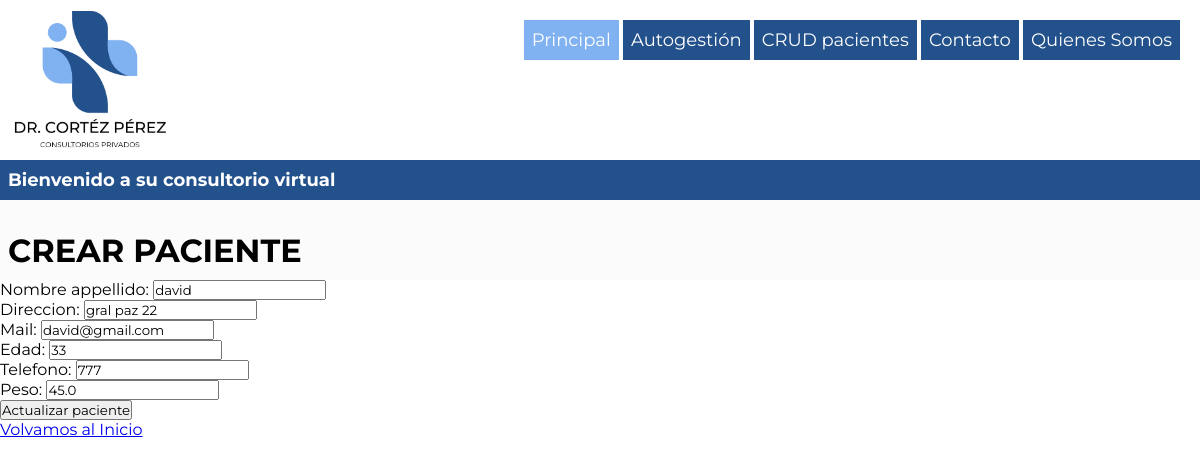
The page /paciente/4/update/ on the database its author committed.
### app_consultorio/models.py (models this page shows, shortened)
class Paciente(Model):
    nombre_appellido  =  models.CharField(max_length=100,default="Desconocido")
    direccion  =  models.CharField(max_length=100)
    mail  =  models.EmailField(blank=False,null=False,default="no_email_contact@gmail.com")
    edad  = models.PositiveSmallIntegerField(blank=False,null=False)
    telefono  =  models.CharField(max_length=20)
    peso  = models.FloatField(blank=True, null=True)
    alta_paciente  = models.DateField(auto_now=True)
    class Meta:
        db_table = "consultorio_del_Dr"

### app_consultorio/views.py (the view)
# urls.py: path("<int:pk>/update/", PacienteUpdateView.as_view(), name="update"),
class PacienteUpdateView(PacienteBaseView,UpdateView):
    template_name = "paciente_create.html"
    extra_context = {"tipo": "Actualizar paciente"}

### app_consultorio/templates/paciente_create.html (shortened to what this page needs)
{% extends 'base_template.html' %}
{% block contenido %}
<main>
    <div class="main-color-pacientes">
        <h1>CREAR PACIENTE</h1>
        <form method="post">
            <div>{{form.as_p}}</div>
            <input type="submit" value="{{ tipo }}" />
        </form>
        <a href="{% url 'paciente:all' %}">Volvamos al Inicio</a>
    </div>
</main>
{% endblock %}

### static/css/style.css (style rules this page uses)
* { font-family: 'Montserrat', sans-serif; margin: 0; padding: 0; box-sizing: border-box; }
:root { --azul-oscuro: #23518C; --azul-claro: #2C6CBF; --celeste: #80B2F2; --gris: #BFBFBD; --blanco: #FBFBFB; --rojo: #FBC899; font-size: 16px; scroll-behavior: smooth; }
body { background-color: white; }
main div h1 { background-color: var(--blanco); height: 10vh; color: black; text-align: center; font-size: 4vh; padding-top: 3.5vh; }

### static/css/header.css (style rules this page uses)
h1 { width: 100%; background-color: var(--azul-oscuro); height: fit-content; min-height: 5vh; font-weight: bold; color: white; font-size: 18px; padding: 8px; display: flex; flex-wrap: wrap; align-items: center; align-content: center; }

### rows shown on the page
Paciente: nombre_appellido "david", direccion "gral paz 22", mail "david@gmail.com", edad "33", telefono "777", peso "45.0"
